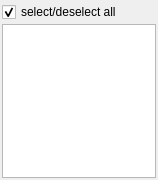
<?xml version="1.0" encoding="UTF-8"?>
<ui version="4.0">
 <class>FilterNames</class>
 <widget class="QWidget" name="FilterNames">
  <property name="geometry">
   <rect>
    <x>0</x>
    <y>0</y>
    <width>158</width>
    <height>180</height>
   </rect>
  </property>
  <property name="sizePolicy">
   <sizepolicy hsizetype="Preferred" vsizetype="MinimumExpanding">
    <horstretch>0</horstretch>
    <verstretch>0</verstretch>
   </sizepolicy>
  </property>
  <property name="windowTitle">
   <string>Names filter</string>
  </property>
  <layout class="QVBoxLayout" name="verticalLayout">
   <property name="spacing">
    <number>2</number>
   </property>
   <property name="sizeConstraint">
    <enum>QLayout::SetDefaultConstraint</enum>
   </property>
   <property name="leftMargin">
    <number>2</number>
   </property>
   <property name="topMargin">
    <number>2</number>
   </property>
   <property name="rightMargin">
    <number>2</number>
   </property>
   <property name="bottomMargin">
    <number>2</number>
   </property>
   <item>
    <widget class="QCheckBox" name="selectAll">
     <property name="layoutDirection">
      <enum>Qt::LeftToRight</enum>
     </property>
     <property name="text">
      <string>select/deselect all</string>
     </property>
     <property name="checked">
      <bool>true</bool>
     </property>
    </widget>
   </item>
   <item>
    <widget class="QListWidget" name="listWidget"/>
   </item>
  </layout>
 </widget>
 <resources/>
 <connections/>
</ui>
